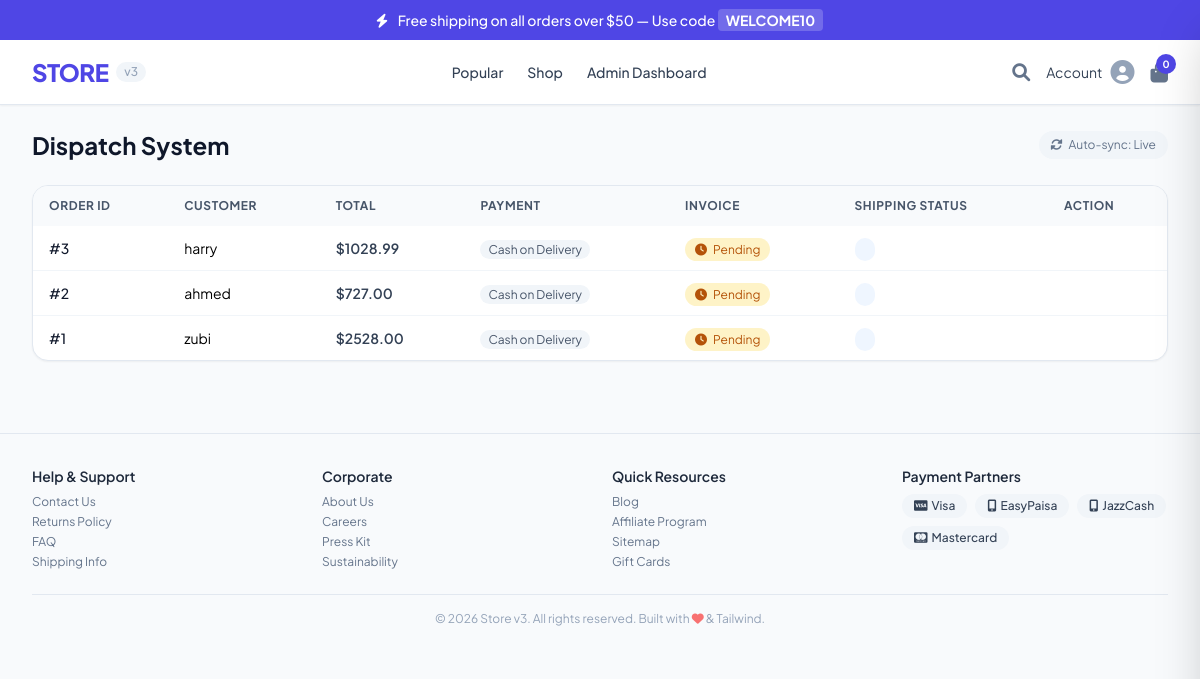
Page /admin/orders on the committed database.
### app.py (models this page shows)
class Order(db.Model):
    __tablename__ = 'orders'
    id = db.Column(db.Integer, primary_key=True)
    customer_name = db.Column(db.String(150), nullable=False)
    customer_whatsapp = db.Column(db.String(50), nullable=False)
    delivery_address = db.Column(db.Text, nullable=False)
    total_billing = db.Column(db.Float, nullable=False)
    payment_method = db.Column(db.String(50), nullable=False)
    payment_status = db.Column(db.String(50), default='Pending')
    logistics_status = db.Column(db.String(50), default='Pending')
    tracking_id = db.Column(db.String(100), nullable=True)
    created_at = db.Column(db.DateTime, default=datetime.utcnow)
    order_items = db.relationship('OrderItem', backref='order', lazy=True, cascade='all, delete-orphan')

### app.py (the view)
@app.route('/admin/orders')
def admin_orders():
    orders = Order.query.order_by(Order.id.desc()).all()
    return render_template('orders.html', orders=orders)

### templates/admin/orders.html (shortened to what this page needs)
{% extends 'base.html' %}
{% block content %}
<div class="max-w-7xl mx-auto px-4 sm:px-6 lg:px-8 py-6">
        <div class="flex items-center justify-between flex-wrap gap-3 mb-6">
                <h1 class="text-2xl font-bold text-slate-900">Dispatch System</h1>
                <div class="flex items-center gap-2">
                        <span class="text-xs text-slate-500 bg-slate-100 px-3 py-1.5 rounded-full"><i
                                        class="fas fa-sync-alt mr-1"></i> Auto-sync: Live</span>
                </div>
        </div>
        <div class="bg-white border border-slate-200 rounded-2xl shadow-sm overflow-hidden">
                <div class="overflow-x-auto" style="max-height:550px; overflow-y:auto;">
                        <table class="w-full text-sm">
                                <thead class="bg-slate-50 text-slate-600 text-xs uppercase tracking-wider sticky top-0">
                                        <tr>
                                                <th class="px-4 py-3 text-left">Order ID</th>
                                                <th class="px-4 py-3 text-left">Customer</th>
                                                <th class="px-4 py-3 text-left">Total</th>
                                                <th class="px-4 py-3 text-left">Payment</th>
                                                <th class="px-4 py-3 text-left">Invoice</th>
                                                <th class="px-4 py-3 text-left">Shipping Status</th>
                                                <th class="px-4 py-3 text-left">Action</th>
                                        </tr>
                                </thead>
                                <tbody class="divide-y divide-slate-100">
                                        {% for order in orders %}
                                        <tr class="hover:bg-slate-50 transition-colors">
                                                <td class="px-4 py-3 font-medium text-slate-900">#{{ order.id }}</td>
                                                <td class="px-4 py-3">
                                                        {{ order.customer_name }}<br>
                                                </td>
                                                <td class="px-4 py-3 font-semibold text-slate-700">${{
                                                        "%.2f"|format(order.total_billing) }}</td>
                                                <td class="px-4 py-3">
                                                        <span
                                                                class="text-xs bg-slate-100 text-slate-600 px-2 py-0.5 rounded-full">{{
                                                                order.payment_method }}</span>
                                                </td>
                                                <td class="px-4 py-3">
                                                        {% if order.payment_status == 'Verified' %}
                                                        <span
                                                                class="text-xs bg-emerald-100 text-emerald-700 px-2.5 py-1 rounded-full"><i
                                                                        class="fas fa-check-circle mr-1"></i>
                                                                Verified</span>
                                                        {% else %}
                                                        <span
                                                                class="text-xs bg-amber-100 text-amber-700 px-2.5 py-1 rounded-full"><i
                                                                        class="fas fa-clock mr-1"></i> {{
                                                                order.payment_status }}</span>
                                                        {% endif %}
                                                </td>
                                                <td class="px-4 py-3">
                                                        <span
                                                                class="bg-blue-50 text-blue-600 text-xs px-2.5 py-1 rounded-full">{{
                                                                order.status }}</span>
                                                </td>
                                        </tr>
                                        {% else %}
                                        <tr>
                                                <td colspan="6" class="px-4 py-8 text-center text-slate-500">
                                                        Abhi tak koi order nahi aya. Naya order place karein!
                                                </td>
                                        </tr>
                                        {% endfor %}
                                </tbody>
                        </table>
                </div>
        </div>
</div>
{% endblock %}

### templates/base.html (shortened to what this page needs)
<!DOCTYPE html>
<html lang="en">
<head>
    <script src="https://cdn.tailwindcss.com"></script>
    <link rel="stylesheet" href="https://cdnjs.cloudflare.com/ajax/libs/font-awesome/6.0.0-beta3/css/all.min.css" />
</head>
<body>
    <div id="announcementBar"
        class="bg-indigo-600 text-white text-center text-sm font-medium py-2.5 px-4 relative z-50">
        <span><i class="fas fa-bolt mr-2"></i> Free shipping on all orders over $50 — Use code <span
                class="font-bold bg-white/20 px-2 py-0.5 rounded">WELCOME10</span></span>
    </div>
    <header class="sticky top-0 z-50 bg-white border-b border-slate-200 shadow-sm">
        <div class="max-w-7xl mx-auto px-4 sm:px-6 lg:px-8">
            <div class="flex items-center justify-between h-16">
                <a href="/" class="flex items-center gap-2 shrink-0">
                    <span class="text-2xl font-extrabold text-indigo-600 tracking-tight">STORE</span>
                    <span class="text-xs font-medium text-slate-400 bg-slate-100 px-2 py-0.5 rounded-full">v3</span>
                </a>
                <nav class="hidden md:flex items-center gap-6 text-sm font-medium text-slate-700">
                    <a href="/" class="hover:text-indigo-600 transition">Popular</a>
                    <a href="/shop" class="hover:text-indigo-600 transition">Shop</a>
                    <a href="/admin/dashboard" class="hover:text-indigo-600 transition">Admin Dashboard</a>
                </nav>
                <div class="flex items-center gap-3 sm:gap-4">
                    <button id="searchToggle" class="text-slate-500 hover:text-indigo-600 transition text-lg"><i
                            class="fas fa-search"></i></button>
                    <button id="userMenuToggle"
                        class="flex items-center gap-2 text-sm text-slate-700 hover:text-indigo-600 transition">
                        <span class="hidden sm:inline">Account</span>
                        <i class="fas fa-user-circle text-2xl text-slate-400"></i>
                    </button>
                    <button id="cartToggle" class="relative text-slate-500 hover:text-indigo-600 transition text-xl">
                        <i class="fas fa-shopping-bag"></i>
                        <span id="cartCount"
                            class="absolute -top-1 -right-2 bg-indigo-600 text-white text-[10px] font-bold w-5 h-5 rounded-full flex items-center justify-center">0</span>
                    </button>
                </div>
            </div>
        </div>
    </header>
    <main>{% block content %}{% endblock %}</main>
    <footer
        class="max-w-7xl mx-auto px-4 sm:px-6 lg:px-8 mt-12 border-t border-slate-200 pt-8 pb-6 text-sm text-slate-500">
        <div class="grid grid-cols-2 md:grid-cols-4 gap-6">
            <div>
                <h5 class="font-semibold text-slate-800 mb-2">Help & Support</h5>
                <ul class="space-y-1 text-xs">
                    <li><a href="#" class="hover:text-indigo-600 transition">Contact Us</a></li>
                    <li><a href="#" class="hover:text-indigo-600 transition">Returns Policy</a></li>
                    <li><a href="#" class="hover:text-indigo-600 transition">FAQ</a></li>
                    <li><a href="#" class="hover:text-indigo-600 transition">Shipping Info</a></li>
                </ul>
            </div>
            <div>
                <h5 class="font-semibold text-slate-800 mb-2">Corporate</h5>
                <ul class="space-y-1 text-xs">
                    <li><a href="#" class="hover:text-indigo-600 transition">About Us</a></li>
                    <li><a href="#" class="hover:text-indigo-600 transition">Careers</a></li>
                    <li><a href="#" class="hover:text-indigo-600 transition">Press Kit</a></li>
                    <li><a href="#" class="hover:text-indigo-600 transition">Sustainability</a></li>
                </ul>
            </div>
            <div>
                <h5 class="font-semibold text-slate-800 mb-2">Quick Resources</h5>
                <ul class="space-y-1 text-xs">
                    <li><a href="#" class="hover:text-indigo-600 transition">Blog</a></li>
                    <li><a href="#" class="hover:text-indigo-600 transition">Affiliate Program</a></li>
                    <li><a href="#" class="hover:text-indigo-600 transition">Sitemap</a></li>
                    <li><a href="#" class="hover:text-indigo-600 transition">Gift Cards</a></li>
                </ul>
            </div>
            <div>
                <h5 class="font-semibold text-slate-800 mb-2">Payment Partners</h5>
                <div class="flex flex-wrap gap-2"><span
                        class="bg-slate-100 px-3 py-1 rounded-full text-xs font-medium text-slate-700"><i
                            class="fab fa-cc-visa mr-1"></i>Visa</span><span
                        class="bg-slate-100 px-3 py-1 rounded-full text-xs font-medium text-slate-700"><i
                            class="fas fa-mobile-alt mr-1"></i>EasyPaisa</span><span
                        class="bg-slate-100 px-3 py-1 rounded-full text-xs font-medium text-slate-700"><i
                            class="fas fa-mobile-alt mr-1"></i>JazzCash</span><span
                        class="bg-slate-100 px-3 py-1 rounded-full text-xs font-medium text-slate-700"><i
                            class="fab fa-cc-mastercard mr-1"></i>Mastercard</span></div>
            </div>
        </div>
        <div class="border-t border-slate-200 mt-6 pt-4 text-center text-xs text-slate-400">&copy; 2026 Store v3. All
            rights reserved. Built with <i class="fas fa-heart text-red-400"></i> &amp; Tailwind.</div>
    </footer>
</body>
</html>

### templates/base.html (style rules this page uses)
* { font-family: 'Plus Jakarta Sans', sans-serif; }
body { background: #f8fafc; }

### rows in the picture
Order: id "3", customer_name "harry", total_billing "1028.99", payment_method "Cash on Delivery", payment_status "Pending"
Order: id "2", customer_name "ahmed", total_billing "727.00", payment_method "Cash on Delivery", payment_status "Pending"
Order: id "1", customer_name "zubi", total_billing "2528.00", payment_method "Cash on Delivery", payment_status "Pending"
